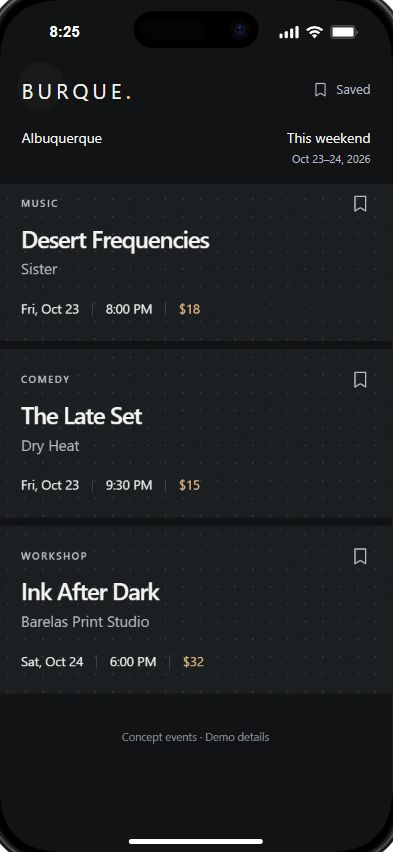
#> input picture burque-pocket/qa/list.png, 393 x 852 px, found by its file name
$ python preview.py
#> lines starting #> are read from the running program, lines starting #| are printed output that depends on the picture
from PIL import Image
from pathlib import Path
p=Path(r'C:/Users/andre/Documents/ChatGPT/Burque Events Designs/burque-pocket/qa')
a=Image.open(p/'list.png').convert('RGB'); b=Image.open(p/'detail.png').convert('RGB')
#> further down, a is the input picture: PIL image 393x852 RGB; mean R, G, B 28.7, 31.5, 33.9
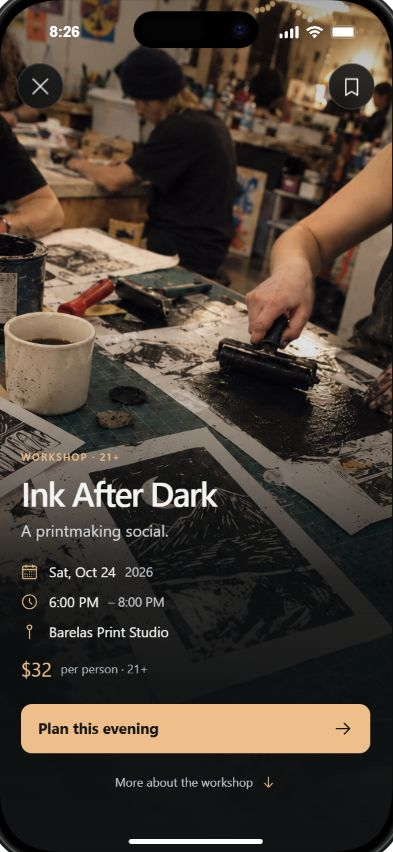
#> input picture burque-pocket/qa/detail.png, 393 x 852 px, found by its file name
#> further down, b is the input picture: PIL image 393x852 RGB; mean R, G, B 73.4, 62.9, 53.2
out=Image.new('RGB',(a.width+b.width+16,max(a.height,b.height)),'#fff');out.paste(a,(0,0));out.paste(b,(a.width+16,0));out.save(p/'pocket-preview.png')
#> after `out = Image.new('RGB', (a.width + b.width + 16, max(a.height, b.height`: out: PIL image 802x852 RGB; every value is 255
#> after `out.paste(a, (0, 0))`:
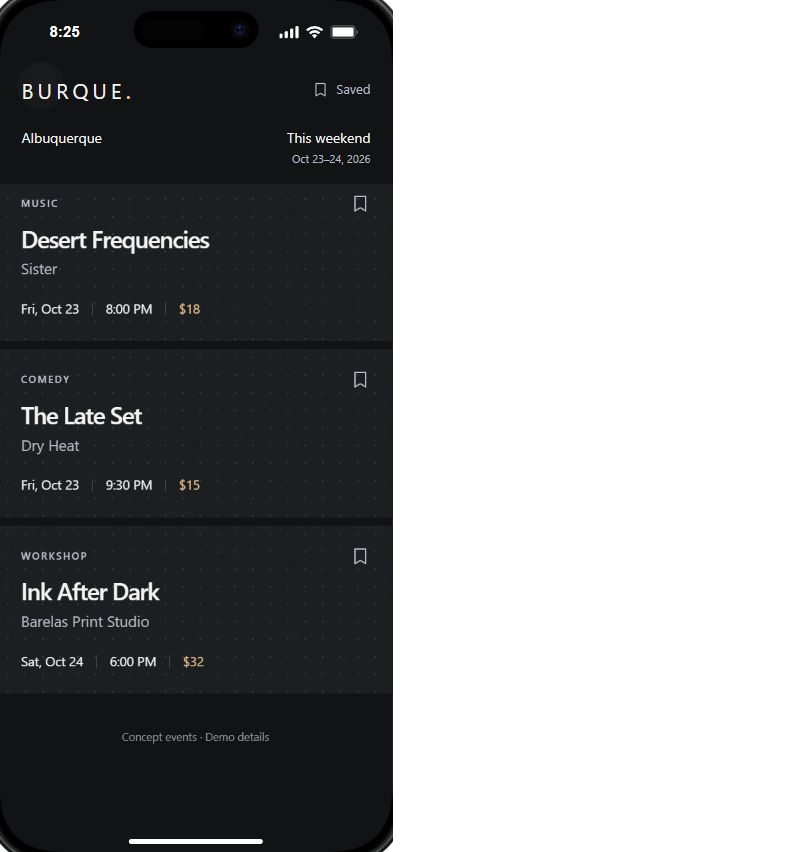
#> out: PIL image 802x852 RGB; mean R, G, B 144.1, 145.5, 146.7
#> after `out.paste(b, (a.width + 16, 0))`:
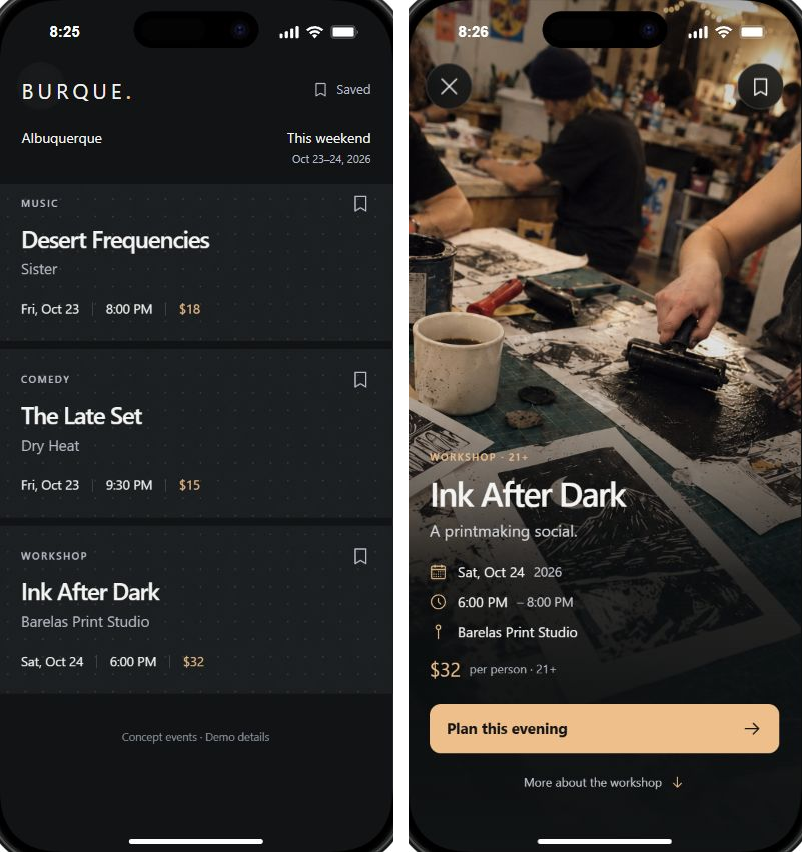
#> out: PIL image 802x852 RGB; mean R, G, B 55.1, 51.3, 47.8
